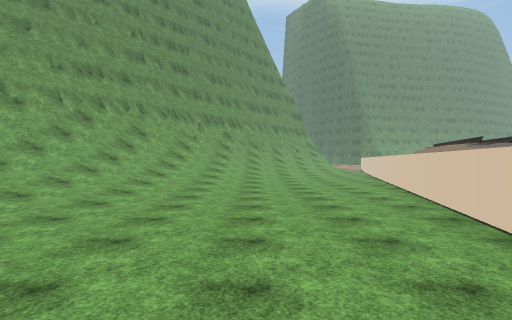
[1] (above)

12 first-person views from a walk through a scene from a Unity 3-D project. The camera is 1.5 m above the floor, looks level and sees 70° across. The floor is counted in squares, 2 m on a side. Each view is taken from the middle of a square. On the plan, view 1 faces up. The plan holds only what a view shows up to about 11 squares ahead; the rest is blank. The place goes on beyond the plan. The player is left out. Some animated figures are left out. Some surface patterns are stand-ins.

[2]
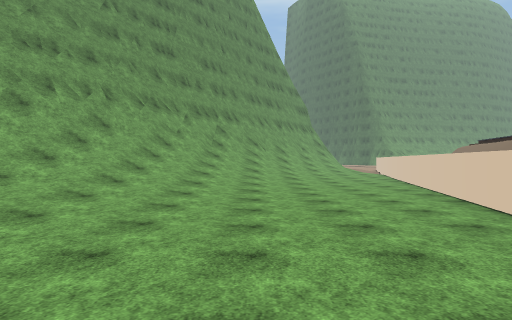

[3]
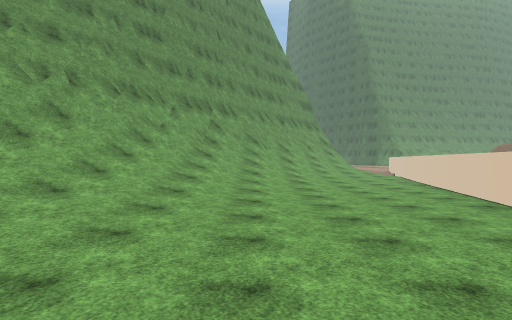

[4]
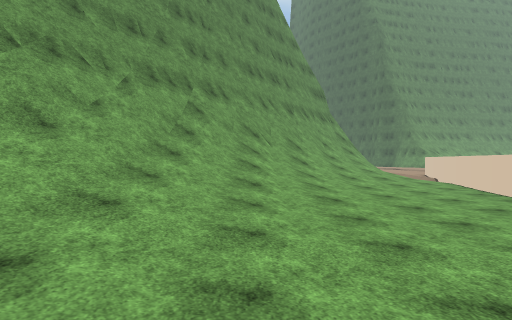

[5]
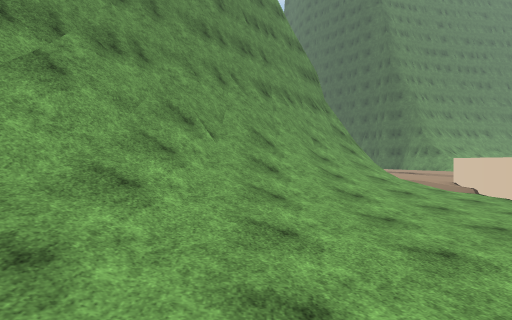

[6]
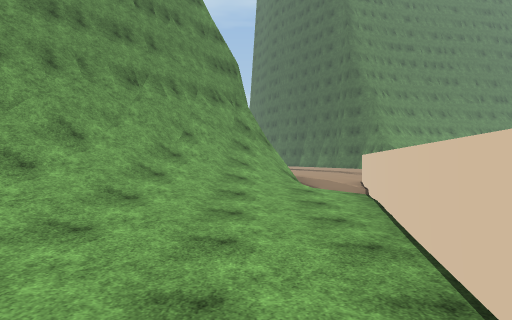

[7]
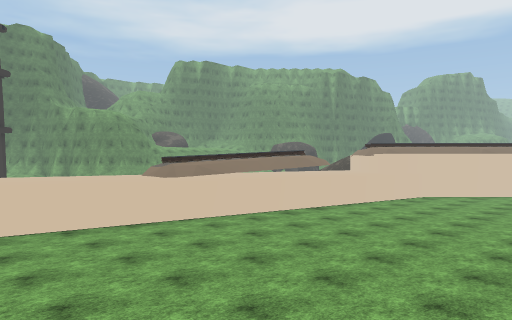

[8]
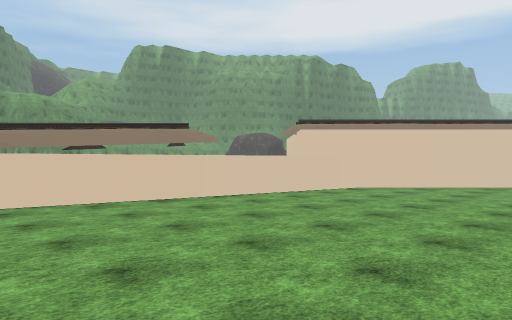

[9]
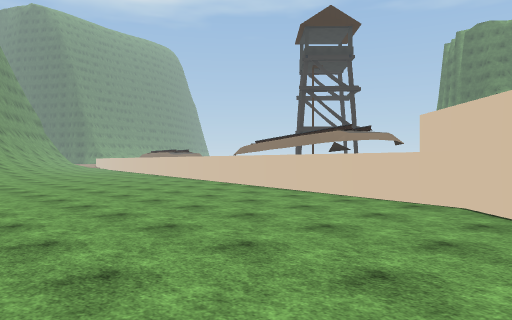

[10]
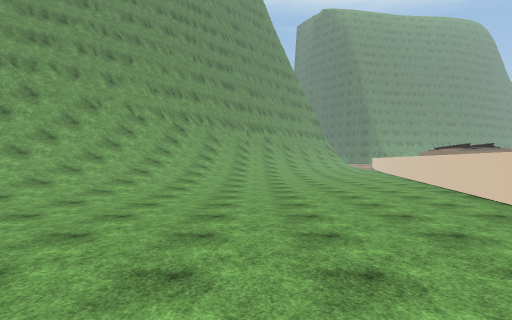

[11]
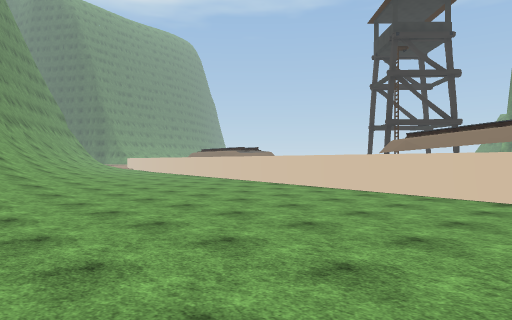

[12]
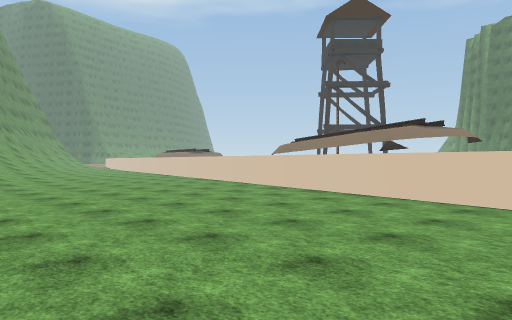

### Floor plan
Key: @ floor where view 1 was taken; # wall or solid block; . main floor; : floor 0.25 m higher than the main floor; / step, stairs or slope; = window, fence, low wall or low ledge; ^ raised ledge.
Columns run from 6 left of view 1 to 7 right of it. Each row starts with its distance up from view 1.
 25          ###//
 24         ##///^
 23        ##////^
 22        #////.^
 21       ##////^
 20      ##/////^
 19      #/////.^
 18     ##/////.^
 17    ##/////..^
 16    ##////..#
 15   ##/////..#
 14  ##/////...#
 13  #=////:...#
 12 ##/////....#
 11 #//////...##
 10 //////....^^
  9 //////....^
  8 /////.....^
  7 /////.....^
  6 ////.....^
  5 ///......^^^^^
  4 ///......^^^^^
  3 //.......^^^^^
  2 /.......^^^^^
  1 ........#
  0 ......@.#
 -1 ........#
 -2  .......#
 -3 .......##
 -4 .......#
 -5 .......#
 -6 .......#
 -7 .......#
 -8  .....#
 -9 . ...##
-10    .##

Positions as (right, up) in squares from view 1, and headings:
1: (0, 0), facing up
2: (0, 3), facing up
3: (0, 5), facing up
4: (0, 9), facing up
5: (1, 13), facing up
6: (4, 14), facing up
7: (-5, 7), facing down-right
8: (-5, 2), facing down-right
9: (-6, -9), facing up-right
10: (-2, -4), facing up
11: (-6, -3), facing up-right
12: (-6, -7), facing up-right
